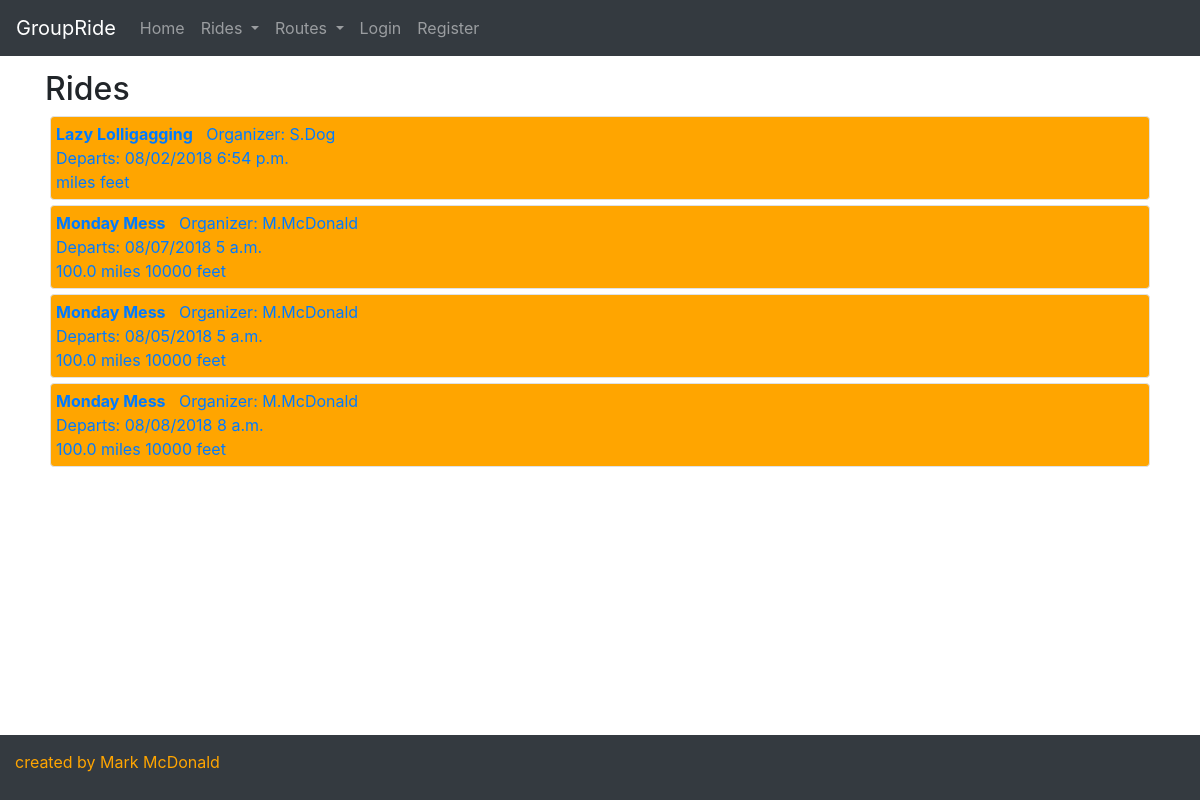
Screenshot of /rides/ with the database file from the repository.
### groupride/models.py (models this page shows, shortened)
class Ride(models.Model):
    created_by = models.ForeignKey(User, on_delete = models.SET_NULL, blank = True, null = True, related_name = "created_rides")
    created_on = models.DateTimeField(auto_now_add = True, editable = False, blank = False)
    ride_name = models.CharField(max_length = 256, blank = True, null = True)
    ride_date = models.DateTimeField(editable = True, blank = False, null = False)
    private = models.BooleanField(default = False)
    route = models.ForeignKey(Route, on_delete = models.SET_NULL, blank = True, null = True, related_name = "rides")
    confirmed_riders = models.ManyToManyField(User, related_name = "confirmed_ride")
    invited_riders = models.ManyToManyField(User, related_name = "invited_ride")
    comments = models.ManyToManyField(Comment, blank = True)

class Route(models.Model):
    created_by = models.ForeignKey(User, on_delete = models.SET_NULL, blank = True, null = True, related_name = "created_routes")
    created_on = models.DateTimeField(auto_now_add = True, editable = False, blank = False)
    route_name = models.CharField(max_length = 256, blank = True, null = True)
    miles = models.DecimalField(max_digits = 6, decimal_places = 1, blank = True, null = True)
    vertical_feet = models.IntegerField(blank = True, null = True)
    origin = models.CharField(max_length = 64, blank = True, null = True)
    reviews = models.ManyToManyField(Review, blank = True)

### groupride/views.py (the view)
# urls.py: path("rides/", views.rides, name="rides"),
def rides(request):
    rides = Ride.objects.all()
    context = {'rides': rides,}
    return render(request, "groupride/rides.html", context)

### groupride/templates/groupride/rides.html (shortened to what this page needs)
{% extends 'groupride/template.html' %}
{% block body %}
  <div class="container">
    <h2>Rides</h2>
    <div class="panel-group">
    {% for ride in rides %}
    <a href="/ride/{{ride.id}}">
      <div class="ride_header border rounded">
        <div>
          <span class=""><strong>{{ride.ride_name}}</strong></span>
          <span class="">&nbsp Organizer: {{ride.created_by.first_name|slice:":1" }}.{{ride.created_by.last_name}} </span>
        </div>
        <div>
          <span class="">Departs: {{ ride.ride_date|date:"SHORT_DATE_FORMAT" }} {{ ride.ride_date|time:"TIME_FORMAT" }} </span>
        </div>
        <div>
          <span class="">{{ride.route.miles}} miles </span>
          <span class="">{{ride.route.vertical_feet}} feet</span>
        </div>
      </div>
    </a>
    {% endfor %}
    </div>
  </div>
{% endblock %}

### groupride/static/groupride/styles.css (style rules this page uses)
body { margin-top: 70px; margin-bottom: 7vh; }
.ride_header { padding: 5px; margin: 5px; background-color: orange; }

### rows the page displays
Ride: ride_name "Lazy Lolligagging", created_by.first_name "S", created_by.last_name "Dog", ride_date "08/02/2018", ride_date "6:54 p.m."
Ride: ride_name "Monday Mess", created_by.first_name "M", created_by.last_name "McDonald", ride_date "08/07/2018", ride_date "5 a.m.", route.miles "100.0", route.vertical_feet "10000"
Ride: ride_name "Monday Mess", created_by.first_name "M", created_by.last_name "McDonald", ride_date "08/05/2018", ride_date "5 a.m.", route.miles "100.0", route.vertical_feet "10000"
Ride: ride_name "Monday Mess", created_by.first_name "M", created_by.last_name "McDonald", ride_date "08/08/2018", ride_date "8 a.m.", route.miles "100.0", route.vertical_feet "10000"
